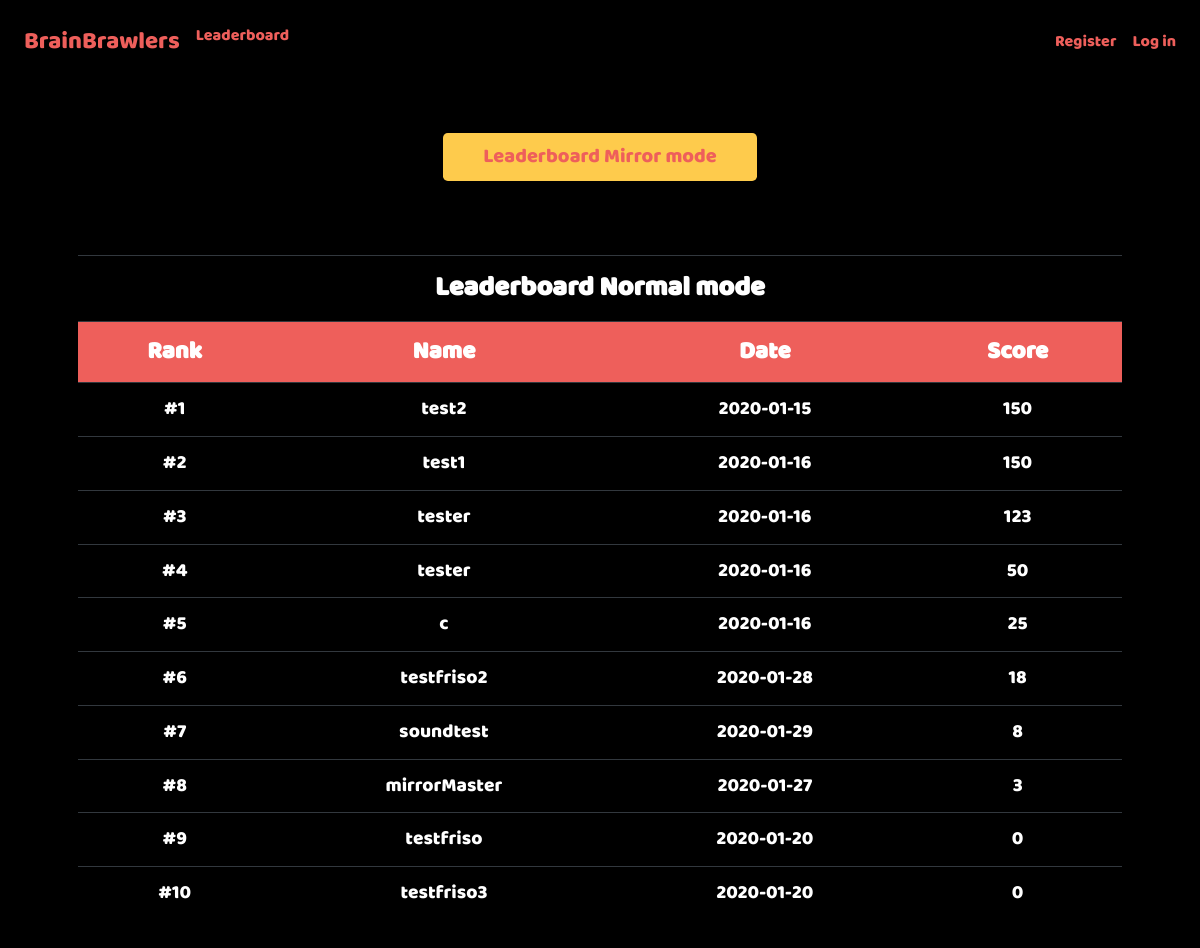
The page /leaderboard on the database as committed earlier.
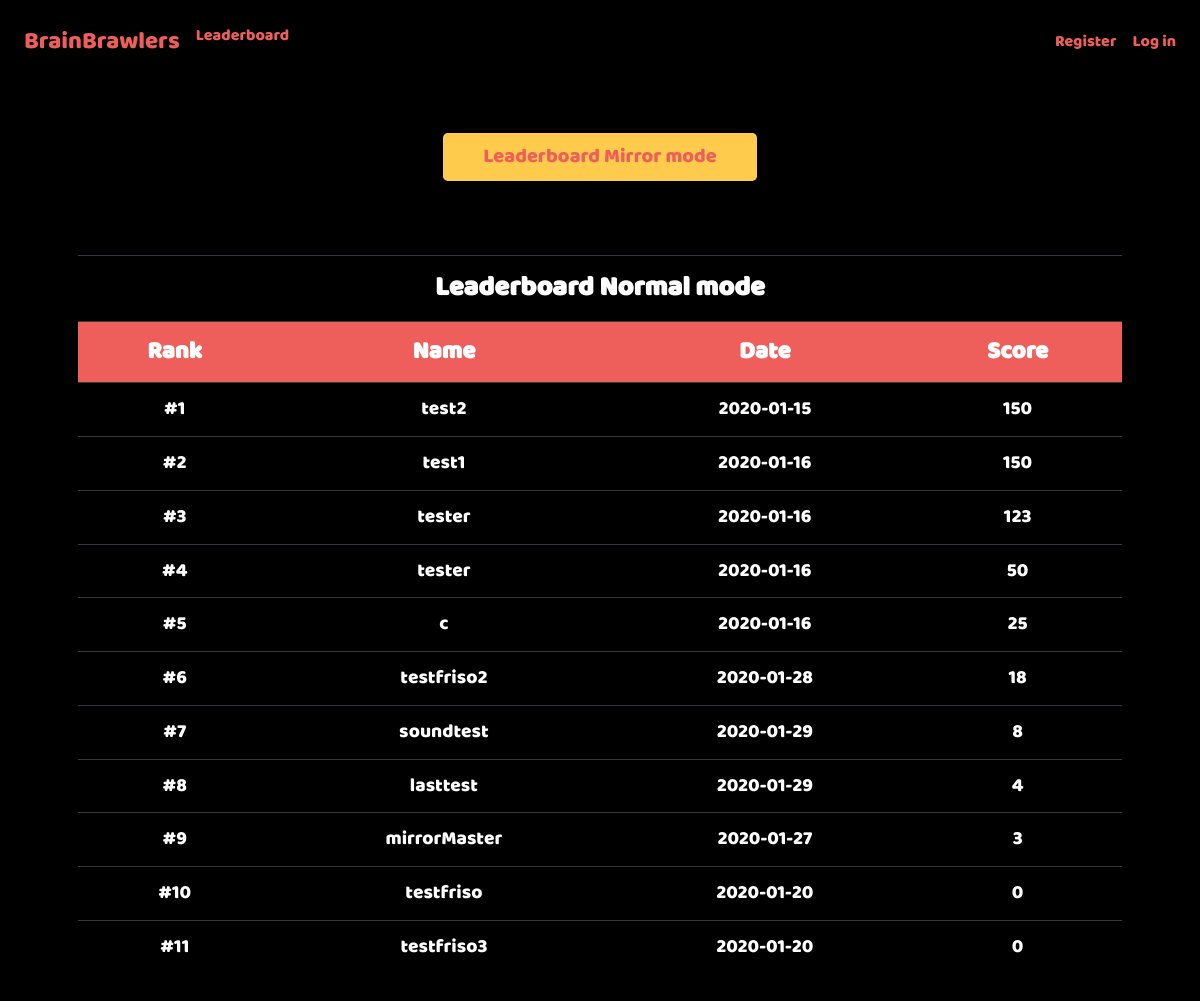
The same page on the database as committed later.
### tables this page shows
CREATE TABLE 'users' ('id' integer PRIMARY KEY AUTOINCREMENT NOT NULL, 'username' text NOT NULL, 'hash' text NOT NULL, 'highscore' integer NOT NULL, 'date'  date NOT NULL DEFAULT CURRENT_DATE  , 'highscore_mirror' integer);

### application.py (the view)
@app.route("/leaderboard")
def leaderboard():
    highscores = get_db(["*"], "users", None, None, ["highscore DESC", "date"])
    highscores = [(i+1, highscores[i]) for i in range(len(highscores))]
    if len(highscores) > 50:
        highscores = [(i, highscores[i]) for i in range(1, 51)]
    return render_template("game/leaderboard.html", highscores=highscores)

### application.py (called while the page is built)
@app.after_request
def after_request(response):
    response.headers["Cache-Control"] = "no-cache, no-store, must-revalidate"
    response.headers["Expires"] = 0
    response.headers["Pragma"] = "no-cache"
    return response

### helpers.py (called while the page is built)
def get_db(items, table, key, value, order=None):
    string = "SELECT "
    if order == "friends":
        return db.execute("SELECT friendname FROM friends WHERE user_id= :user_id AND friendname= :friendname"
        , user_id=value[0], friendname=value[1])
    for item in items:
        if item != items[0]:
            string += ", "
        string += str(item)
    string += " FROM " + table
    if key != None and value != None:
        string += " WHERE " + key + "= :key"
    if order != None:
        string += " ORDER BY"
        for item in order:
           string += " " + item
           if item != order[-1]:
               string += ","
        string += ";"
    if key != None:
        return db.execute(string, key=str(value))
    return db.execute(string)

### templates/game/leaderboard.html (shortened to what this page needs)
{% extends "layout.html" %}
{% block css %}
<link href="{{ url_for('static', filename='css/index_style.css') }}" rel="stylesheet">
<link href="{{ url_for('static', filename='css/leaderboard.css') }}" rel="stylesheet">
{% endblock %}
{% block main %}
    <p>
        <br>
        <br>
    </p>
    <a href="/leaderboard_mirror"><button class="btn btn-lg" style="width:30%">Leaderboard Mirror mode</button></a>
    <p>
        <br>
        <br>
    </p>
    <table id=table class="table table-dark" style="width:100%">
        <tr>
            <th id="title" colspan="4">Leaderboard Normal mode</th>
        </tr>
        <tr>
            <th>Rank</th>
            <th>Name</th>
            <th>Date</th>
            <th>Score</th>
        </tr>
        <tr>
    {% for (rank, highscore) in highscores %}
            <td>#{{ rank }}</td>
            <td>{{ highscore.username }}</td>
            <td>{{ highscore.date }}</td>
            <td>{{ highscore.highscore }}</td>
        </tr>
    {% endfor %}
    </table>
{% endblock %}

### templates/layout.html (shortened to what this page needs)
<!DOCTYPE html>
<html lang="en">
    <head>
        <link href="https://maxcdn.bootstrapcdn.com/bootstrap/4.1.3/css/bootstrap.min.css" rel="stylesheet">
        <link href="{{ url_for('static', filename='css/basic_style.css') }}" rel="stylesheet">
        <link href="{{ url_for('static', filename='css/snackbar.css') }}" rel="stylesheet">
        {% block css %}{% endblock %}
    </head>
    <body onload="new_question('setup')">
        <nav class="navbar fixed-top navbar-expand-md">
            <div class="collapse navbar-collapse" id="navbar">
                {% if session.user_id %}
                    <ul class="navbar-nav mr-auto mt-2">
                        <li class="nav-item nav-logo"><a class="nav-link" href="/">BrainBrawlers</a></li>
                        <li class="nav-item"><a class="nav-link" href="/leaderboard">Leaderboard</a></li>
                        <li class="nav-item"><a class="nav-link" href="/profile">Profile</a></li>
                        <li class="nav-item"><a class="nav-link" href="/friends">Friends</a></li>
                    </ul>
                    <ul class="navbar-nav ml-auto mt-2">
                        <li class="nav-item"><a class="nav-link" href="/logout">Log Out</a></li>
                    </ul>
                {% else %}
                    <ul class="navbar-nav mr-auto mt-2">
                        <li class="nav-item nav-logo"><a class="nav-link" href="/">BrainBrawlers</a></li>
                        <li class="nav-item"><a class="nav-link" href="/leaderboard">Leaderboard</a></li>
                    </ul>
                    <ul class="navbar-nav ml-auto mt-2">
                        <li class="nav-item"><a class="nav-link" href="/register">Register</a></li>
                        <li class="nav-item"><a class="nav-link" href="/login">Log in</a></li>
                    </ul>
                {% endif %}
            </div>
        </nav>
        <main id="main" class="container p-5 center">
            {% block main %}{% endblock %}
        </main>
    </body>
</html>

### static/css/basic_style.css (style rules this page uses)
.navbar { background-color: rgba(0,0,0,0.8);; }
.nav-link { color: #ee5f5b; font-family: Baloo Regular, Baloo; }
body { background-color: #000000; }
#main { overflow-x: auto; text-align: center; }
.center { color: #ffffff; text-align: center; }
.btn { width: 150px; font-family: Baloo Regular, Baloo; text-align: center; color: #ee5f5b; background-color: #fecb4c; margin-top: 2%; margin-bottom: 1%; }
.nav-logo { font-size: 150%; }

### static/css/index_style.css (style rules this page uses)
.btn { margin-left: 2%; margin-right: 2%; }

### static/css/leaderboard.css (style rules this page uses)
#table { margin-left:auto; margin-right:auto; color: white; font-family: Baloo Regular, Baloo; }
th { background-color: #ee5f5b; font-size: 150%; font-weight: bold; }
td { background-color: black; font-size: 120%; }
#title { background-color: black; font-size: 170%; }

Rows that differ between the two databases and show on the page:
added users: rank "8", username "lasttest", date "2020-01-29", highscore "4"
computed for users "mirrorMaster": rank "8" → "9"
computed for users "testfriso": rank "9" → "10"
computed for users "testfriso3": id "10" → "11"
